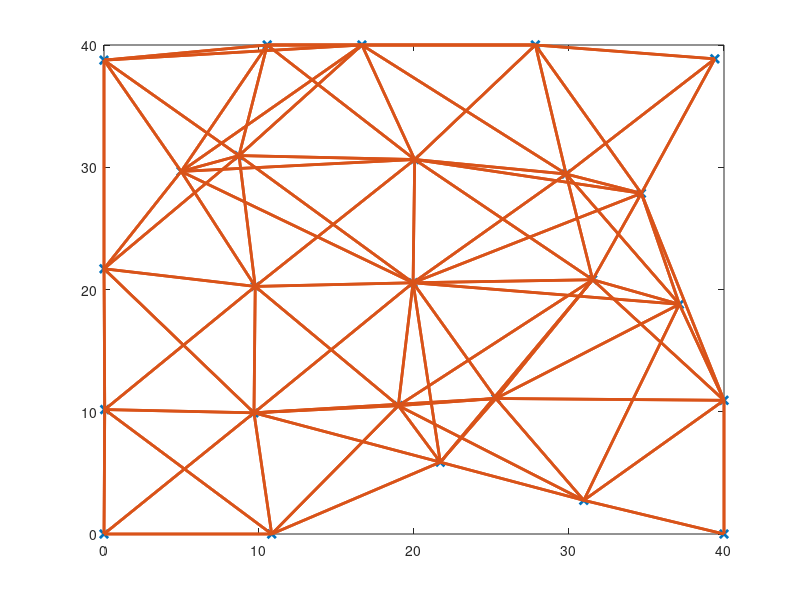

The MATLAB script that drew this image:
%This script generates the 2D physical topology of the sensor network. It
%returns and saves two matrices. The first one being sensorsXY (numSensors
%x 2 matrix) containing XY coordinates of every sensor (in rows), and the
%second one being adjMtx (numSensors x numSensors matrix) defining
%neighborhood (adjacency matrix of the corresponding graph).
%
%Sensors are placed at "noisy rectangular grid" positions. 


%Simulation parameters%%%%%%%%%%%%%%%%%%%%%%%%%%%%%%%%%%%%%%%%%%%%%%%%%%%%%
numSensors_oneDir = 5; %the number of sensors in one direction (number of sensors in one direction of the noisy rectangular grid)
posDeviation = 2; %controls the amount of "deviation" from the rectangular grid positions
neighborhoodRadius = 18; %the neighborhood of a given sensor is given by those sensors that are closer than this value
%%%%%%%%%%%%%%%%%%%%%%%%%%%%%%%%%%%%%%%%%%%%%%%%%%%%%%%%%%%%%%%%%%%%%%%%%%%

simAreaSize = 40; %the simulation area is a square of simAreaSize x simAreaSize [m]
%NOTE: This value must be the same as the simAreaSize value found in main!

numSensors = numSensors_oneDir * numSensors_oneDir; % total number of sensors

gridStep = simAreaSize / (numSensors_oneDir - 1);

sensorsXY = zeros(numSensors,2);
sensorsXY(:,1) = repmat((0:(numSensors_oneDir-1))*gridStep,1,numSensors_oneDir);
sensorsXY(:,2) = reshape(repmat((0:(numSensors_oneDir-1))*gridStep,numSensors_oneDir,1),1,numSensors);
sensorsXY = sensorsXY + randn(numSensors,2)*posDeviation;

%make sure that sensor x and y coordinates are in the interval <0,simAreaSize> 
sensorsXY(sensorsXY < 0) = 0;
sensorsXY(sensorsXY > simAreaSize) = simAreaSize;

plot(sensorsXY(:,1),sensorsXY(:,2),'x','LineWidth',2); 

%create adjacency matrix determined by the sensor positions and the neighborhood size:
adjMtx = zeros(numSensors);

for iter_sensor=1:numSensors 
    
    for iter_sensor2=1:numSensors 
        
        if (norm(sensorsXY(iter_sensor,:)-sensorsXY(iter_sensor2,:))<= neighborhoodRadius) && (iter_sensor ~= iter_sensor2)
            
            adjMtx (iter_sensor,iter_sensor2) = 1 ; 
            line ([sensorsXY(iter_sensor,1) sensorsXY(iter_sensor2,1)],[sensorsXY(iter_sensor,2) sensorsXY(iter_sensor2,2)],'LineWidth',2) ; 
            
        end
    end
end


save 'adjMtx' adjMtx;
save 'sensorsXY' sensorsXY;
